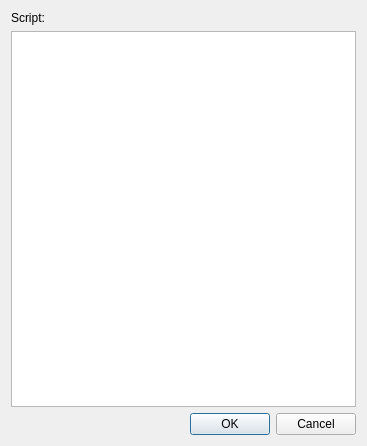
<?xml version="1.0" encoding="UTF-8"?>
<ui version="4.0">
 <class>PythonAnimationCue</class>
 <widget class="QDialog" name="PythonAnimationCue">
  <property name="geometry">
   <rect>
    <x>0</x>
    <y>0</y>
    <width>367</width>
    <height>446</height>
   </rect>
  </property>
  <property name="windowTitle">
   <string>Edit Python Animation Track</string>
  </property>
  <layout class="QVBoxLayout" name="verticalLayout">
   <item>
    <widget class="QLabel" name="label">
     <property name="text">
      <string>Script:</string>
     </property>
    </widget>
   </item>
   <item>
    <widget class="QTextEdit" name="script"/>
   </item>
   <item>
    <widget class="QDialogButtonBox" name="buttonBox">
     <property name="orientation">
      <enum>Qt::Horizontal</enum>
     </property>
     <property name="standardButtons">
      <set>QDialogButtonBox::Cancel|QDialogButtonBox::Ok</set>
     </property>
    </widget>
   </item>
  </layout>
 </widget>
 <resources/>
 <connections>
  <connection>
   <sender>buttonBox</sender>
   <signal>accepted()</signal>
   <receiver>PythonAnimationCue</receiver>
   <slot>accept()</slot>
   <hints>
    <hint type="sourcelabel">
     <x>248</x>
     <y>254</y>
    </hint>
    <hint type="destinationlabel">
     <x>157</x>
     <y>274</y>
    </hint>
   </hints>
  </connection>
  <connection>
   <sender>buttonBox</sender>
   <signal>rejected()</signal>
   <receiver>PythonAnimationCue</receiver>
   <slot>reject()</slot>
   <hints>
    <hint type="sourcelabel">
     <x>316</x>
     <y>260</y>
    </hint>
    <hint type="destinationlabel">
     <x>286</x>
     <y>274</y>
    </hint>
   </hints>
  </connection>
 </connections>
</ui>
